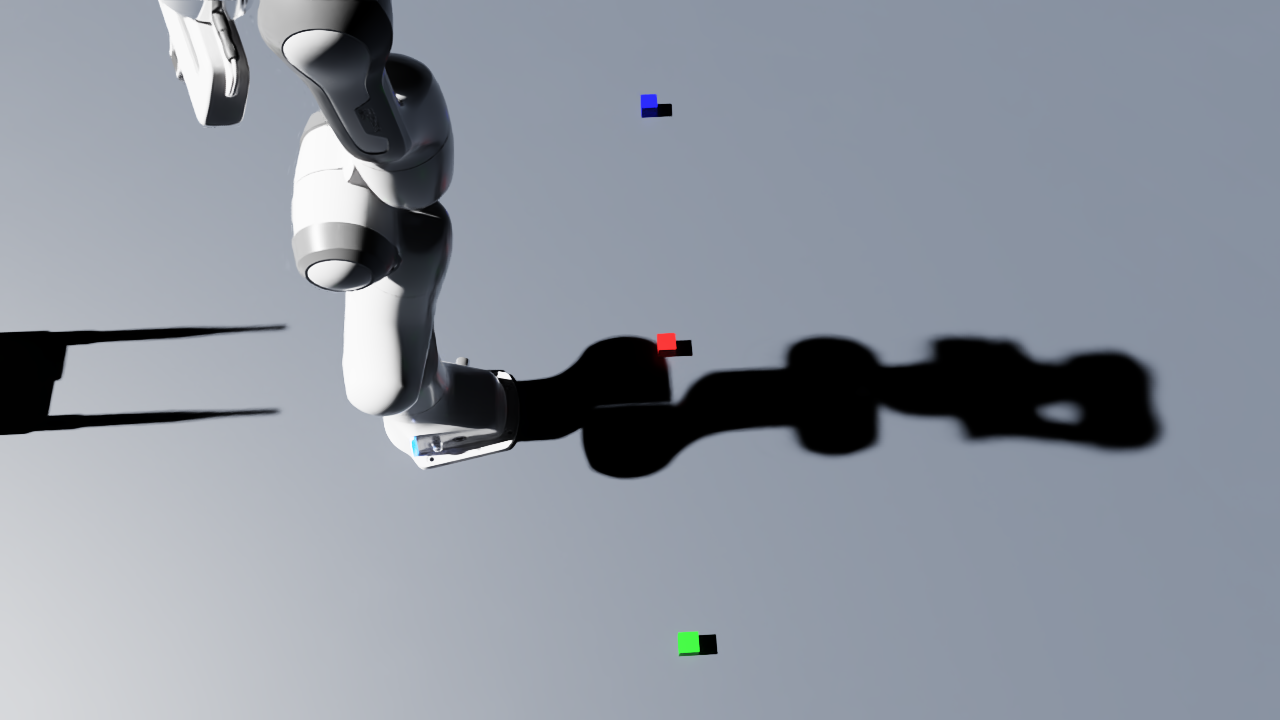
#> input picture Scripts/Control/camera_data/debug_full.png, 1280 x 720 px, found by its file name
$ python cv_demo.py
#> lines starting #> are read from the running program, lines starting #| are printed output that depends on the picture; after the words box and inside, x2 and y2 are one past the last pixel; in counts of white or black regions, pixels touching at a corner belong together
# Demo script updated: Detection of the cubes by CV -> send results to VLM
import cv2
import os
import numpy as np

def detect_mark_cubes(img_path, output_path):
    if not os.path.exists(img_path):
        print(f"Error: No image at {img_path}")
        return

    img = cv2.imread(img_path)
#> img is the input picture: shape (720, 1280, 3); mean B, G, R 157.4, 146.9, 140.3
    hsv = cv2.cvtColor(img, cv2.COLOR_BGR2HSV)
#> hsv: shape (720, 1280, 3); mean H, S, V 99.7, 29.4, 157.6
    overlay = img.copy()

    color_ranges = {
        "red":   ([0, 150, 50], [10, 255, 255]),
        "green": ([40, 150, 50], [80, 255, 255]),
        "blue":  ([100, 150, 50], [140, 255, 255])
    }

    count = 0

    for color_name, (lower, upper) in color_ranges.items():
        mask = cv2.inRange(hsv, np.array(lower), np.array(upper)) # create color mask with defined color ranges
        kernel = np.ones((5,5), np.uint8)
        mask = cv2.morphologyEx(mask, cv2.MORPH_OPEN, kernel)
        contours, _ = cv2.findContours(mask, cv2.RETR_EXTERNAL, cv2.CHAIN_APPROX_SIMPLE) # find contours
        for contour in contours:
            area = cv2.contourArea(contour)
            if area < 40:
                continue

            x, y, w, h = cv2.boundingRect(contour)

            aspect_ratio = float(w)/h
            if 0.5 < aspect_ratio < 1.8:
                cv2.rectangle(overlay, (x, y), (x + w, y + h), (0, 255, 255), 2)
                #cv2.putText(overlay, color_name, (x, y-5),
                            #cv2.FONT_HERSHEY_SIMPLEX, 0.5, (0, 255, 255), 2)

                # print(f"{color_name.upper()} detected (without shadow): x={x}, y={y}, Area={int(area)}")
                count += 1
#> this loop made 3 passes
#> pass 1, in detect_mark_cubes, `mask = cv2.inRange(hsv, np.array(lower), np.array(upper))`:
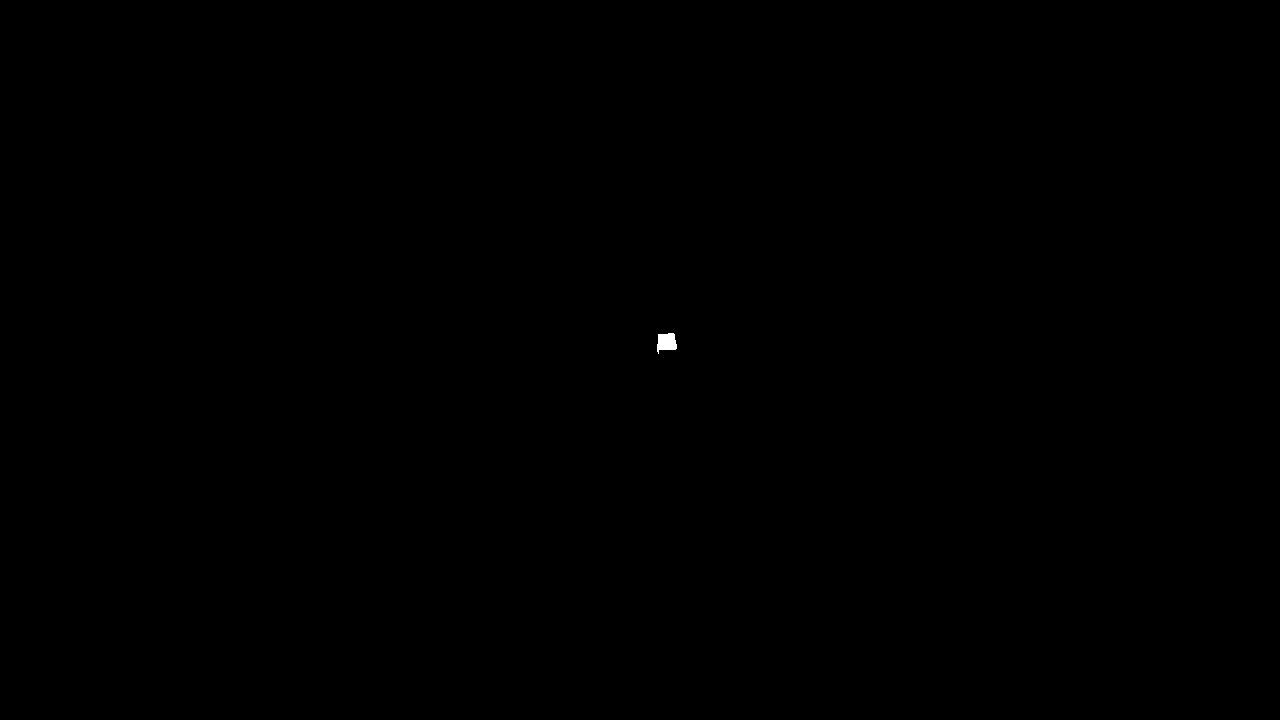
#> mask: shape (720, 1280); 0.03% white; 1 white region, box (x1, y1, x2, y2) and area: (657, 333, 677, 354) 305
#> after the loop: mask: shape (720, 1280); 0.04% white; 1 white region, box (x1, y1, x2, y2) and area: (641, 94, 657, 117) 359
#> after the loop:
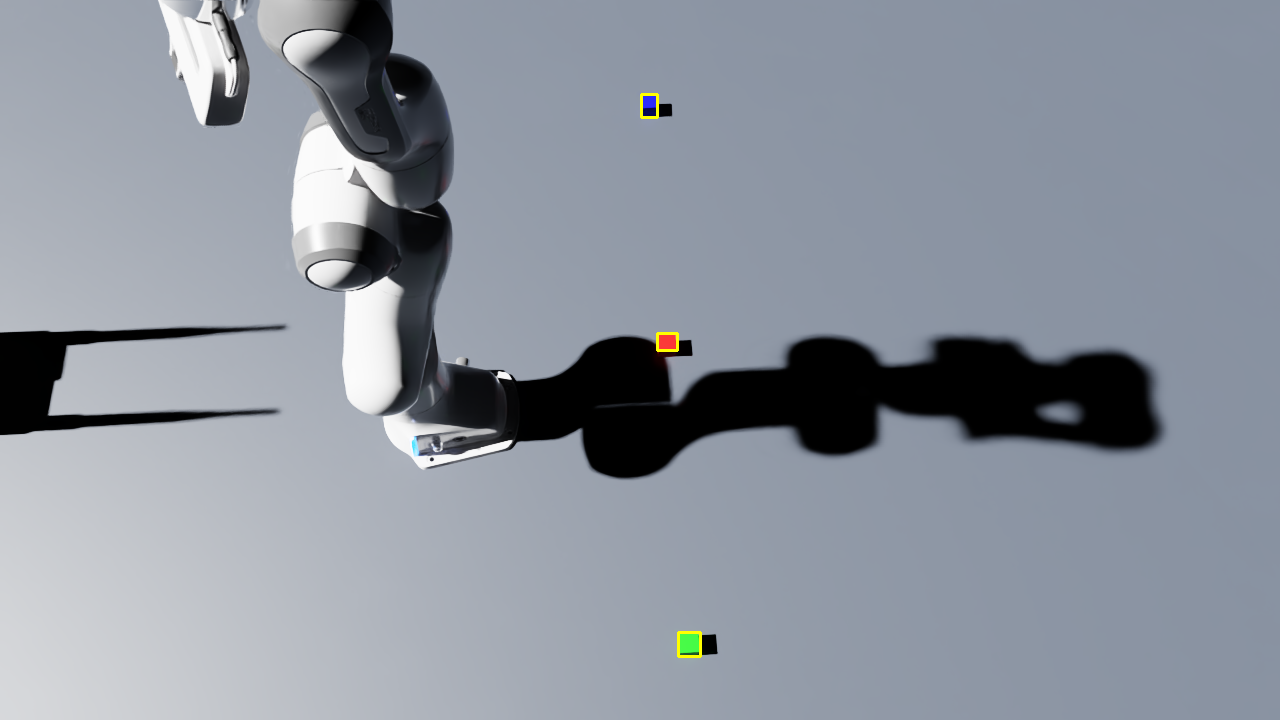
#> overlay: shape (720, 1280, 3); 0.08% of pixels changed, all inside (x1, y1, x2, y2) = (640, 93, 702, 658)
#> after the loop, count = 3

    # Save result
    os.makedirs(os.path.dirname(output_path) if os.path.dirname(output_path) else '.', exist_ok=True)
    out_file = output_path if output_path.endswith('.png') else os.path.join(output_path, "result_no_shadow.png")

    cv2.imwrite(out_file, overlay)
    print(f"##### DETECTION FINISHED, OBJECTS FOUND: {count} #####")
#| ##### DETECTION FINISHED, OBJECTS FOUND: 3 #####

if __name__ == "__main__":
    image_path = "/home/unaiolaizolaosa/Documents/PFG/Scripts/Control/camera_data/debug_full.png"
    output_path = "/home/unaiolaizolaosa/Documents/PFG/Scripts/CameraSim/CV/CV_results/result_clean.png"
    detect_mark_cubes(image_path, output_path)

$ run again, with Scripts/Control/camera_data/debug_crop_x400.png copied over Scripts/Control/camera_data/debug_full.png
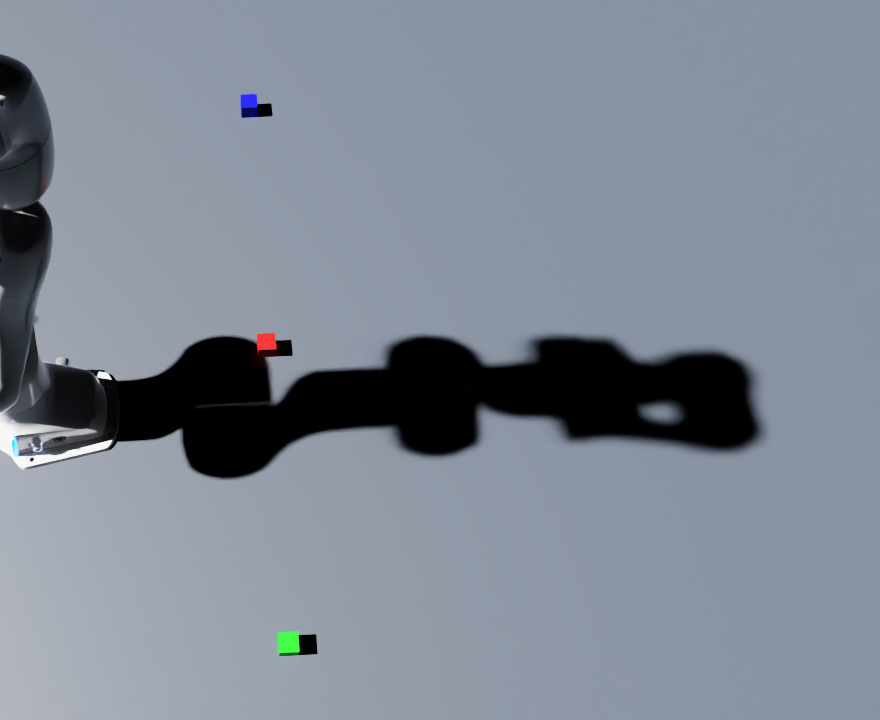
#> input picture Scripts/Control/camera_data/debug_crop_x400.png, 880 x 720 px, found by its file name
#> in detect_mark_cubes, img is the input picture: shape (720, 880, 3); mean B, G, R 148.1, 135.8, 128.1
#> hsv: shape (720, 880, 3); mean H, S, V 100.7, 34.3, 148.3
#> after the loop in detect_mark_cubes, `for color_name, (lower, upper) in color_ranges.items():`:
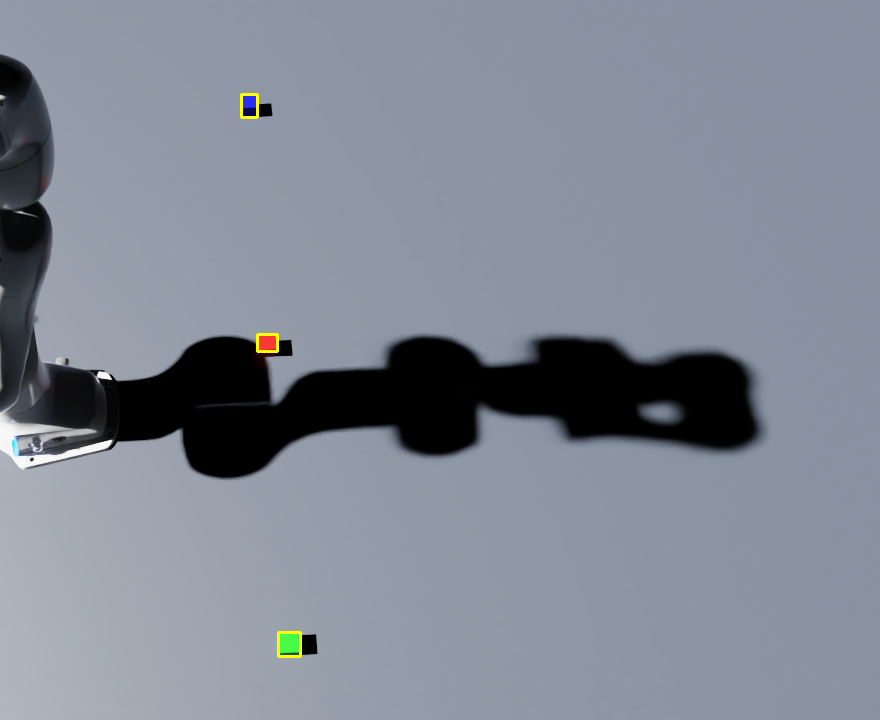
#> overlay: shape (720, 880, 3); 0.11% of pixels changed, all inside (x1, y1, x2, y2) = (240, 93, 302, 658)
#> after the loop in detect_mark_cubes, `for color_name, (lower, upper) in color_ranges.items():`: count = 3
#| ##### DETECTION FINISHED, OBJECTS FOUND: 3 #####
